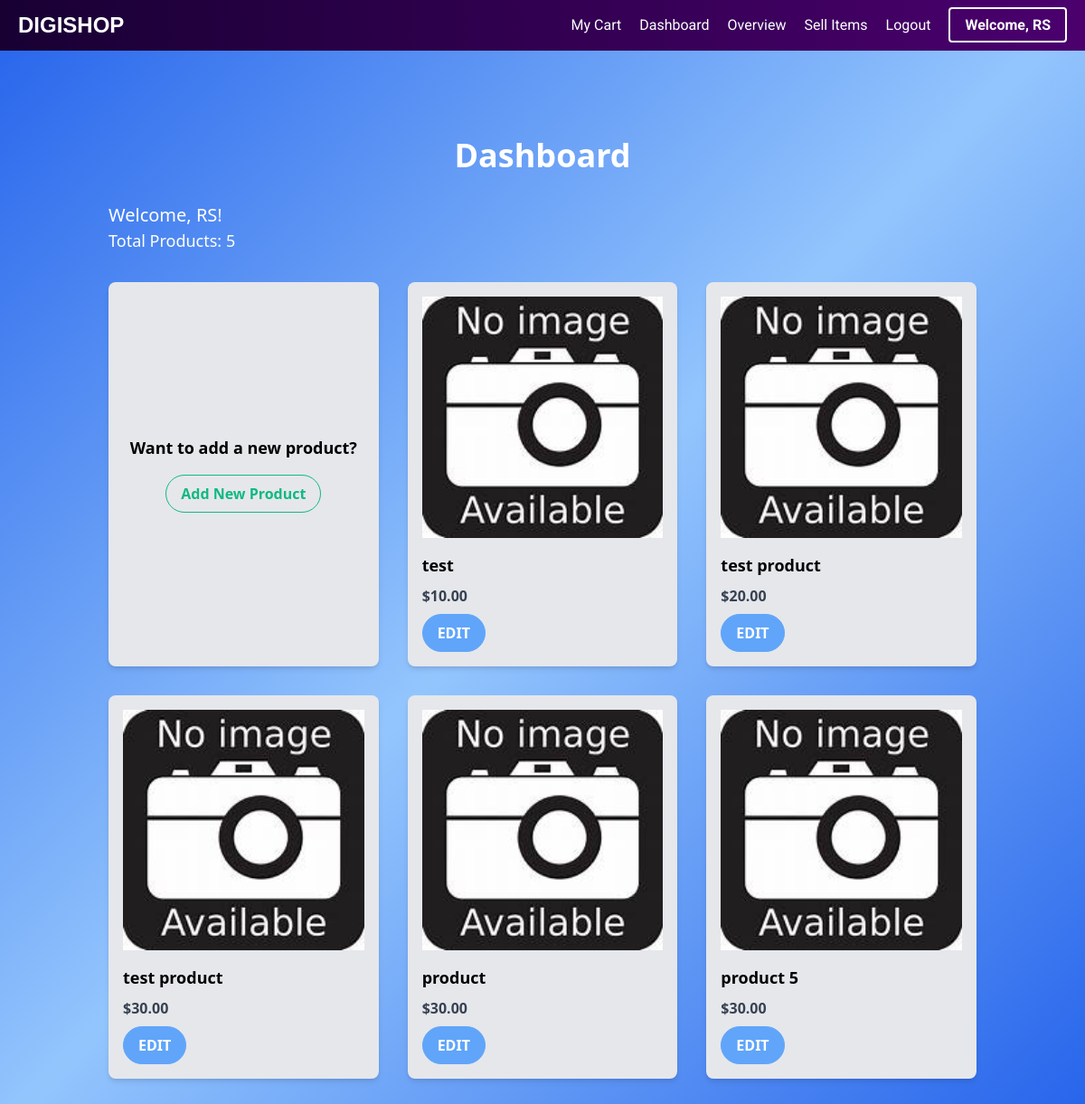
The page /dashboard/ (signed in) on the database its author committed.
### shop/models.py (models this page shows, shortened)
class Product(models.Model):
    name = models.CharField(max_length=100)
    description = models.TextField()
    price = models.DecimalField(max_digits=10, decimal_places=2)
    seller = models.ForeignKey(User, on_delete=models.CASCADE)
    created_at = models.DateTimeField(auto_now_add=True)
    image = models.ImageField(upload_to='product_images/', null=True, blank=True)

### shop/views.py (the view)
# urls.py: path('dashboard/', views.dashboard, name='dashboard'),
def dashboard(request):
    if request.user.is_authenticated:
        user_products = Product.objects.filter(seller=request.user)
        total_products = user_products.count()
        username = request.user.username
        return render(request, 'shop/dashboard.html', {
            'user_products': user_products,
            'total_products': total_products,
            'username': username
        })
    else:
        return redirect('login')

### shop/templates/shop/dashboard.html (shortened to what this page needs)
{% extends 'shop/base.html' %}
{% load static %}
{% block content %}
<!DOCTYPE html>
<html lang="en">
<head>
    <link href="https://cdn.jsdelivr.net/npm/tailwindcss@2.2.19/dist/tailwind.min.css" rel="stylesheet">
</head>
<body class="bg-gradient-to-br from-blue-600 via-blue-300 to-blue-600">
    <div class="container mx-auto px-4 py-8 pt-12 pb-6">
        <h1 class="text-4xl font-bold text-center text-white mb-8">Dashboard</h1>
        <div class="text-white mb-8">
            <p class="text-xl">Welcome, {{ username }}!</p>
            <p class="text-lg">Total Products: {{ total_products }}</p>
        </div>
        <div class="grid grid-cols-1 sm:grid-cols-2 lg:grid-cols-3 gap-8">
            <div class="bg-gray-200 rounded-lg shadow-md p-4 flex flex-col justify-center items-center transition duration-500 hover:bg-black hover:text-white">
                <h2 class="text-lg font-semibold mb-4 text-center">Want to add a new product?</h2>
                <a href="{% url 'sell_item' %}" class="block border border-green-500 text-green-500 font-semibold py-2 px-4 rounded-full hover:bg-green-500 hover:text-white hover:border-green-500 transition duration-300">Add New Product</a>
            </div>
            {% for product in user_products %}
            <div class="bg-gray-200 rounded-lg shadow-md p-4 transition duration-500 hover:bg-black hover:text-white">
                <img src="{% if product.image %}{{ product.image.url }}{% else %}{% static 'images/th.jpeg' %}{% endif %}" alt="{{ product.name }}" class="mb-4 w-full h-auto object-cover object-center">
                <h2 class="text-lg font-semibold mb-2">{{ product.name }}</h2>
                <p class="text-gray-700 font-bold hover:text-white">${{ product.price }}</p>
                <a href="{% url 'edit_product' product.id %}" class="inline-block bg-blue-400 text-white font-semibold py-2 px-4 rounded-full mt-2 border border-blue-400 hover:bg-blue-600 hover:border-blue-600 hover:text-white">EDIT</a>
            </div>
            {% endfor %}
        </div>
    </div>
</body>
</html>
{% endblock %}

### shop/templates/shop/base.html (shortened to what this page needs)
<!DOCTYPE html>
<html lang="en">
<head>
    <link href="https://cdn.jsdelivr.net/npm/tailwindcss@2.2.19/dist/tailwind.min.css" rel="stylesheet">
</head>
<body>
    <nav class="navbar">
        <div class="navbar-brand" style="font-family: 'Arial Black', sans-serif;">
            <a href="{% url 'product_list' %}">DIGISHOP</a>
        </div>
        <div class="navbar-links">
            <ul>
                <li><a href="{% url 'my_cart' %}">My Cart</a></li>
                <li><a href="{% if request.user.is_authenticated %}
                                {% url 'dashboard' %}
                            {% else %}
                                {% url 'login' %}
                            {% endif %}">Dashboard</a></li>
                <li><a href="#">Overview</a></li>
                <li><a href="{% if request.user.is_authenticated %}
                                {% url 'sell_item' %}
                            {% else %}
                                {% url 'login' %}
                            {% endif %}">Sell Items</a></li>
                <li><a href="{% url 'logout' %}">Logout</a></li>
            </ul>
        </div>
        <div class="navbar-user">
            {% if request.user.is_authenticated %}
                <a href="{% url 'profile_page' %}">Welcome, {{ request.user.username }}</a>
            {% else %}
                <a href="{% url 'login' %}">Login</a>
            {% endif %}
        </div>
    </nav>
    <div class="container mx-auto px-4 py-8">
        {% block content %}{% endblock %}
    </div>
</body>
</html>

### shop/templates/shop/base.html (style rules this page uses)
.navbar { background: linear-gradient(to right, #180033, #4b006e); color: white; padding: 10px 20px; display: flex; justify-content: space-between; align-items: center; font-family: 'Roboto', sans-serif; }
.navbar-brand { font-size: 1.5rem; font-weight: bold; text-decoration: none; color: white; transition: all 0.3s ease; }
.navbar-links { display: flex; align-items: center; justify-content: flex-end; flex-grow: 1; }
.navbar-links ul { list-style-type: none; margin: 0; padding: 0; display: flex; align-items: center; }
.navbar-links ul li { margin-right: 20px; }
.navbar-links ul li a { color: white; text-decoration: none; transition: all 0.3s ease; }
.navbar-user a { color: white; text-decoration: none; font-weight: bold; padding: 8px 16px; border: 2px solid white; border-radius: 4px; transition: all 0.3s ease; }

### rows shown on the page
Product: name (picture), name "test", price "10.00"
Product: name "test product", price "20.00"
Product: name "test product", price "30.00"
Product: name "product", price "30.00"
Product: name "product 5", price "30.00"

### other values the page prints
{{ request.user.username }} "RS"
{{ username }} "RS"
{{ total_products }} "5"
